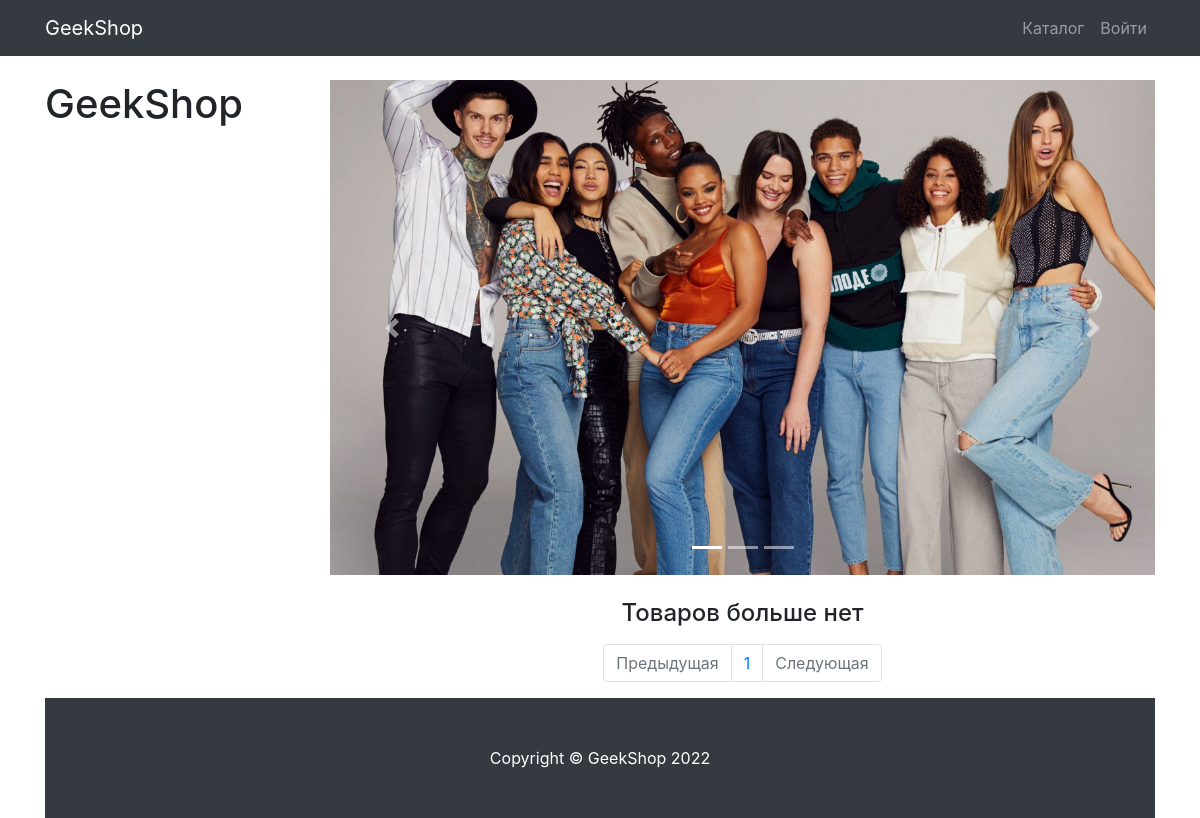
Before: /products/abc/ with the older database file.
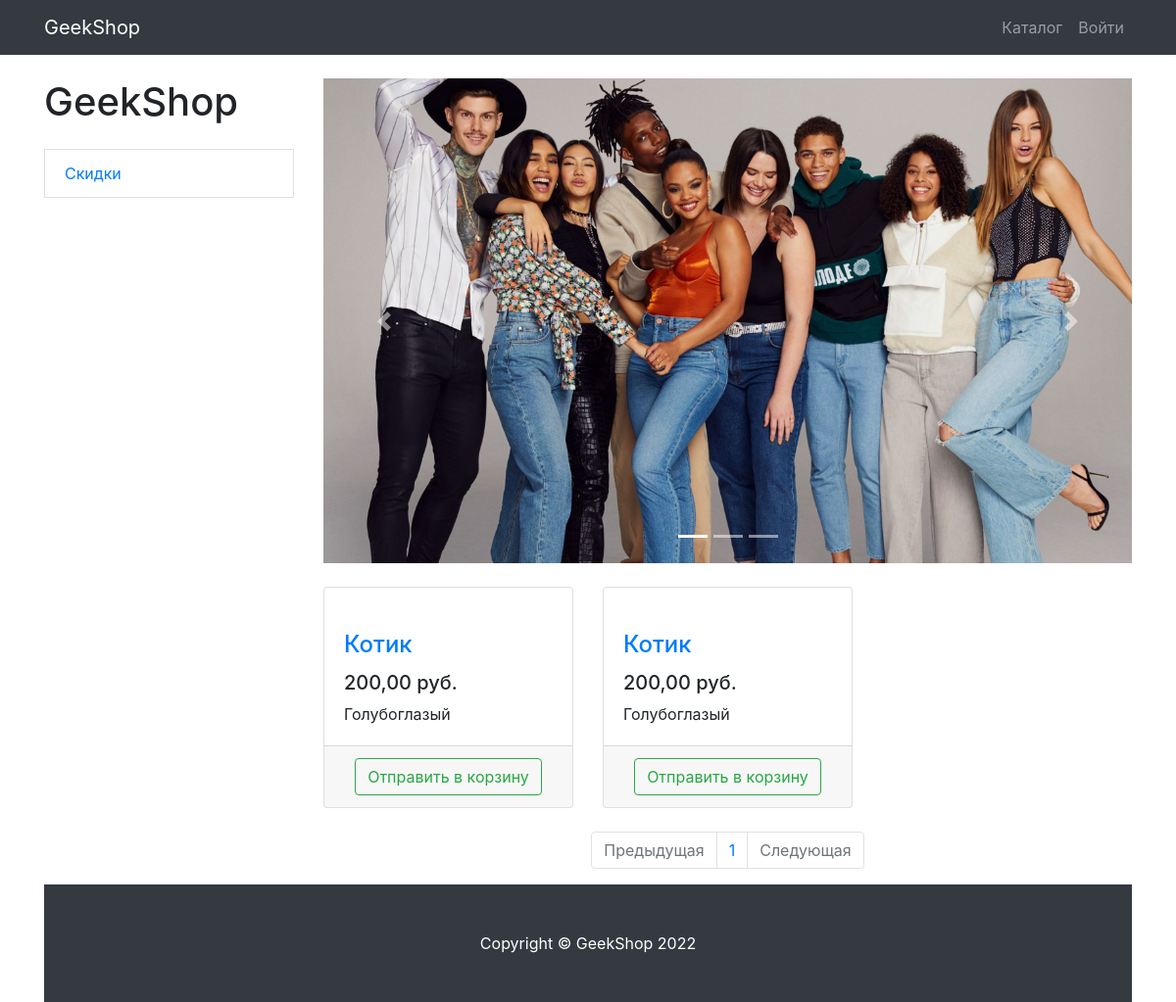
After: the same page with the newer database file.
### products/models.py (models this page shows, shortened)
class ProductCategory(models.Model):
    name = models.CharField(max_length=64, unique=True)
    description = models.TextField(blank=True, null=True)
    is_active = models.BooleanField('активность', default=True)

class Product(models.Model):
    name = models.CharField(max_length=256)
    image = models.ImageField(upload_to='products_images', blank=True, null=True)
    description = models.CharField(max_length=256)
    price = models.DecimalField(max_digits=8, decimal_places=2, default=0)
    quantity = models.PositiveIntegerField(default=0)
    category = models.ForeignKey(ProductCategory, on_delete=models.CASCADE)
    is_active = models.BooleanField('активность', default=True)

### products/views.py (the view)
# urls.py: path('products/', include('products.urls', namespace='products')),
def products(request, category_id=None, page=1):
    if category_id:
        products = Product.objects.filter(category_id=category_id)
    else:
        products = Product.objects.all()
    paginator = Paginator(object_list=products, per_page=3)
    try:
        products_paginator = paginator.page(page)
    except PageNotAnInteger:
        products_paginator = paginator.page(1)
    except EmptyPage:
        products_paginator = paginator.page(paginator.num_pages)
    context = {
        'title': 'GeekShop - Продукты',
        'categories':  ProductCategory.objects.all(),
        'products': products_paginator
    }
    return render(request, 'products/products.html', context)

### products/templates/products/products.html (shortened to what this page needs)
{% extends 'products/base.html'%}
{% load static %}
{% block css %}
    <link href="{% static 'css/products.css' %}" rel="stylesheet">
{% endblock %}
{% block content %}
        <div class="container">
        <div class="row">
            <div class="col-lg-3">
                <h1 class="my-4">GeekShop</h1>
                {% for category in categories %}
                    {% if category.is_active %}
                        <a href="{% url 'products:category' category.id %}" class="list-group-item">
                            {{ category.name }}
                        </a>
                    {% endif %}
                    {% endfor %}
                </div>
            <div class="col-lg-9">
                <div id="carouselExampleIndicators" class="carousel slide my-4" data-ride="carousel">
                    <ol class="carousel-indicators">
                        <li data-target="#carouselExampleIndicators" data-slide-to="0" class="active"></li>
                        <li data-target="#carouselExampleIndicators" data-slide-to="1"></li>
                        <li data-target="#carouselExampleIndicators" data-slide-to="2"></li>
                    </ol>
                    <div class="carousel-inner" role="listbox">
                        <div class="carousel-item active">
                            <img class="d-block img-fluid" src="{% static 'vendor/img/slides/slide-1.jpg' %}" alt="First slide">
                        </div>
                    </div>
                    <a class="carousel-control-prev" href="#carouselExampleIndicators" role="button" data-slide="prev">
                        <span class="carousel-control-prev-icon" aria-hidden="true"></span>
                    </a>
                    <a class="carousel-control-next" href="#carouselExampleIndicators" role="button" data-slide="next">
                        <span class="carousel-control-next-icon" aria-hidden="true"></span>
                    </a>
                </div>
                {% include 'products/product_list.html' %}
                <nav aria-label="Page navigation example">
                    <ul class="pagination justify-content-center">
                        <li class="page-item {% if not products.has_previous %} disabled {% endif %}">
                            <a class="page-link"
                               href="{% if products.has_previous %}
                                {% url 'products:page' products.previous_page_number %} {% else %} # {% endif %}"
                               tabindex="-1"
                               aria-disabled="true">Предыдущая</a>
                        </li>
                    {% for page in products.paginator.page_range %}
                        <li class="page-item">
                            <a class="page-link" href="{% url 'products:page' page %}">{{ page }}</a></li>
                    {% endfor %}
                        <li class="page-item {% if not products.has_next %} disabled {% endif %} ">
                            <a class="page-link"
                               href="{% if products.has_next %} {% url 'products:page' products.next_page_number %}
                            {% else %}#{% endif %}">Следующая</a>
                        </li>
                    </ul>
                </nav>
            </div>
        </div>
{% endblock %}
{% block footer %}
    <footer class="py-5 bg-dark">
    <div class="container">
        <p class="m-0 text-center text-white">Copyright &copy; GeekShop 2022</p>
    </div>
</footer>
{% endblock %}

### products/templates/products/product_list.html (shortened to what this page needs)
<div class="product_list">
    {% if products %}
        <div class="row">
            {% for product in products %}
                {% if product.is_active %}
                    <div class="col-lg-4 col-md-6 mb-4">
                    <div class="card h-100">
                        <a href="#">
                        </a>
                        <div class="card-body">
                            <h4 class="card-title">
                                <a href="#">{{ product.name }}</a>
                            </h4>
                            <h5>{{ product.price|floatformat:2 }} руб.</h5>
                            <p class="card-text">{{ product.description }}</p>
                        </div>
                        <div class="card-footer text-center">
                             <input type="button" value="Отправить в корзину"
                                   class="btn btn-outline-success" id="{{ product.id }}">
                        </div>
                    </div>
                </div>
                {% endif %}
            {% endfor %}
        </div>
    {% else %}
        <h4 class="mt-3 mb-3 text-center">
            Товаров больше нет
        </h4>
    {% endif %}
</div>

Changed rows visible on the page:
added ProductCategory: name "Скидки"
added Product: name "Котик", price "200,00", description "Голубоглазый"
added Product: name "Котик", price "200,00", description "Голубоглазый"
Other visible differences:
text no longer shown: "Товаров больше нет"
